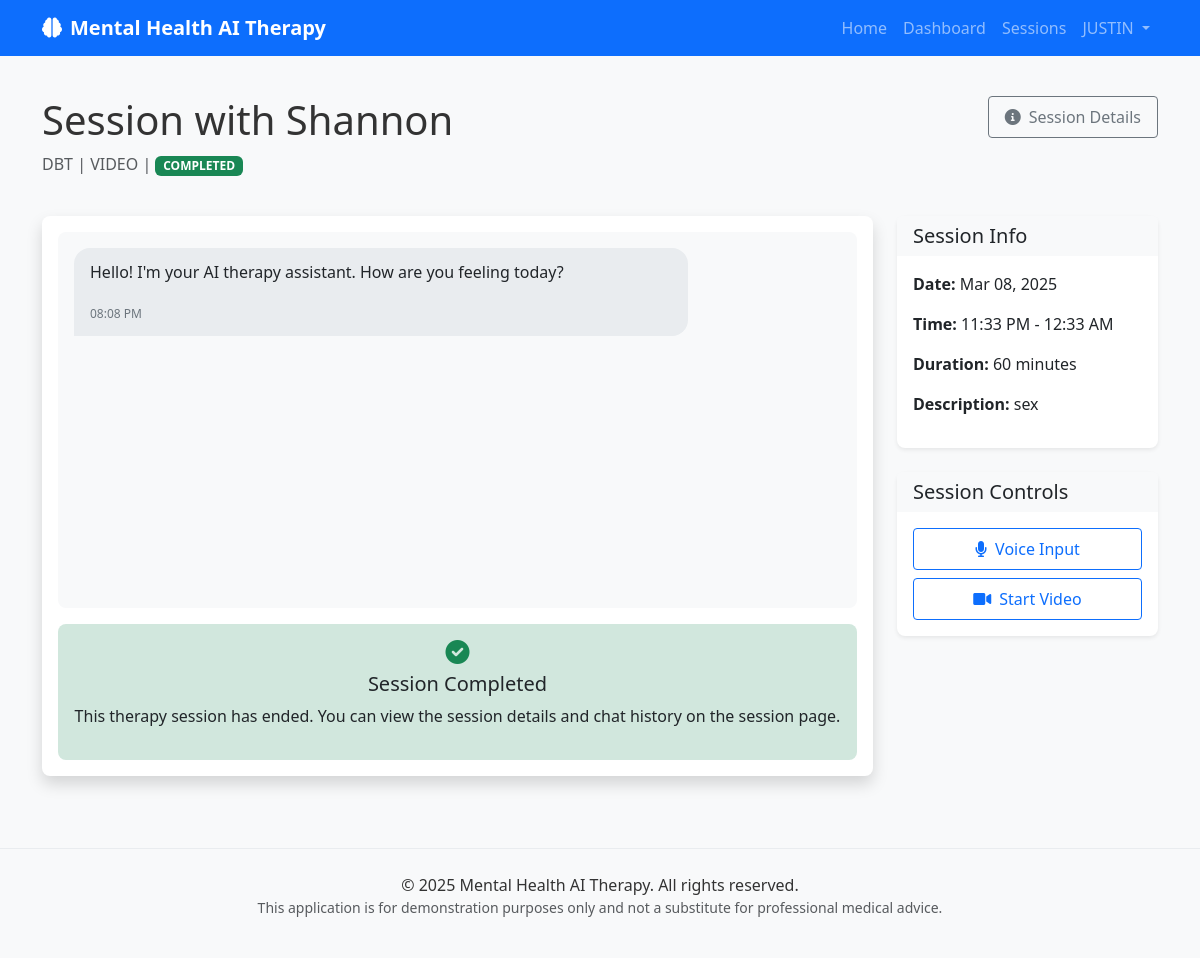
Page /sessions/1/chat (signed in) on the committed database.
### web_app.py (models this page shows)
class User(Base):
    __tablename__ = "users"
    id = Column(Integer, primary_key=True, index=True)
    email = Column(String, unique=True, index=True, nullable=False)
    hashed_password = Column(String, nullable=False)
    full_name = Column(String)
    phone_number = Column(String)
    is_active = Column(Boolean, default=True)
    is_superuser = Column(Boolean, default=False)
    bio = Column(Text)
    preferences = Column(JSON, default={})
    data_permissions = Column(JSON, default={})
    emergency_contact_name = Column(String)
    emergency_contact_phone = Column(String)
    emergency_contact_relation = Column(String)
    created_at = Column(DateTime, default=datetime.now)
    updated_at = Column(DateTime, default=datetime.now, onupdate=datetime.now)
    therapy_sessions = relationship("TherapySession", back_populates="user")

class TherapySession(Base):
    __tablename__ = "therapy_sessions"
    id = Column(Integer, primary_key=True, index=True)
    user_id = Column(Integer, ForeignKey("users.id"), nullable=False)
    session_type = Column(String, nullable=False)  # VOICE, VIDEO, TEXT, CHECK_IN
    therapy_approach = Column(String, nullable=False)  # CBT, DBT, MINDFULNESS, etc.
    scheduled_start = Column(DateTime, nullable=False)
    scheduled_end = Column(DateTime, nullable=False)
    actual_start = Column(DateTime)
    actual_end = Column(DateTime)
    status = Column(String, default="SCHEDULED")  # SCHEDULED, IN_PROGRESS, COMPLETED, CANCELLED, MISSED
    title = Column(String)
    description = Column(Text)
    goals = Column(JSON, default=[])
    notes = Column(Text)
    recording_url = Column(String)
    is_recorded = Column(Boolean, default=False)
    created_at = Column(DateTime, default=datetime.now)
    updated_at = Column(DateTime, default=datetime.now, onupdate=datetime.now)
    user = relationship("User", back_populates="therapy_sessions")
    messages = relationship("TherapyMessage", back_populates="session", cascade="all, delete-orphan")

### web_app.py (the view, shortened to what this page needs)
@app.route('/sessions/<int:session_id>/chat', methods=['GET', 'POST'])
@login_required
def session_chat(session_id):
    db_session = get_db()
    try:
        user = get_current_user()
        session = db_session.query(TherapySession).filter_by(id=session_id, user_id=user.id).first()
        if session is None:
            abort(404)  # Return 404 if session not found
        messages = db_session.query(TherapyMessage).filter_by(session_id=session_id).order_by(TherapyMessage.timestamp).all()
        now = datetime.now()
        return render_template('session_chat.html', user=user, session=session, messages=messages, now=now)
    finally:
        db_session.close()

### web_app.py (called while the page is built)
def get_db():
    if 'db' not in g:
        g.db = SessionLocal()
    return g.db

def login_required(f):
    @wraps(f)
    def decorated_function(*args, **kwargs):
        if 'user_id' not in session:
            flash('Please log in to access this page', 'warning')
            return redirect(url_for('login', next=request.url))
        return f(*args, **kwargs)
    return decorated_function

def get_current_user():
    if 'user_id' in session:
        db = get_db()
        return db.query(User).filter(User.id == session['user_id']).first()
    return None

### templates/session_chat.html (shortened to what this page needs)
{% extends "base.html" %}
{% block content %}
<div id="session-container" data-session-id="{{ session.id }}">
    <div class="row mb-4">
        <div class="col-md-8">
            <h1 class="mb-2">{{ session.title }}</h1>
            <p class="text-muted">
                {{ session.therapy_approach }} | {{ session.session_type }} |
                <span id="session-status" class="badge {% if session.status == 'IN_PROGRESS' %}bg-info{% elif session.status == 'COMPLETED' %}bg-success{% else %}bg-primary{% endif %}">
                    {{ session.status }}
                </span>
            </p>
        </div>
        <div class="col-md-4 text-md-end">
            <a href="{{ url_for('view_session', session_id=session.id) }}" class="btn btn-outline-secondary">
                <i class="fas fa-info-circle me-2"></i>Session Details
            </a>
        </div>
    </div>
    <div class="row">
        <div class="col-md-9">
            <div class="card shadow">
                <div class="card-body chat-container">
                    <div class="chat-messages" id="chat-messages">
                        {% if messages %}
                            {% for message in messages %}
                                <div class="message {% if message.is_from_ai %}ai-message{% else %}user-message{% endif %}">
                                    <p>{{ message.content }}</p>
                                    <span class="message-time">{{ message.timestamp.strftime('%I:%M %p') }}</span>
                                </div>
                            {% endfor %}
                        {% else %}
                            <div class="message ai-message">
                                <p>Hello! I'm your AI therapy assistant. How are you feeling today?</p>
                                <span class="message-time">{{ now.strftime('%I:%M %p') }}</span>
                            </div>
                        {% endif %}
                    </div>
                    <div id="session-completed-message" class="session-completed-message {% if session.status == 'COMPLETED' %}d-block{% endif %}">
                        <i class="fas fa-check-circle text-success fs-4 mb-2"></i>
                        <h5>Session Completed</h5>
                        <p>This therapy session has ended. You can view the session details and chat history on the session page.</p>
                    </div>
                </div>
            </div>
        </div>
        <div class="col-md-3">
            <div class="card shadow-sm mb-4">
                <div class="card-header bg-light">
                    <h5 class="card-title mb-0">Session Info</h5>
                </div>
                <div class="card-body">
                    <p><strong>Date:</strong> {{ session.scheduled_start.strftime('%b %d, %Y') }}</p>
                    <p><strong>Time:</strong> {{ session.scheduled_start.strftime('%I:%M %p') }} - {{ session.scheduled_end.strftime('%I:%M %p') }}</p>
                    <p><strong>Duration:</strong> {{ ((session.scheduled_end - session.scheduled_start).total_seconds() / 60)|int }} minutes</p>
                    {% if session.description %}
                        <p><strong>Description:</strong> {{ session.description }}</p>
                    {% endif %}
                </div>
            </div>
            <div class="card shadow-sm">
                <div class="card-header bg-light">
                    <h5 class="card-title mb-0">Session Controls</h5>
                </div>
                <div class="card-body">
                    <div class="d-grid gap-2">
                        <button class="btn btn-outline-primary" type="button" id="voice-input-btn">
                            <i class="fas fa-microphone me-2"></i>Voice Input
                        </button>
                        {% if session.session_type == 'VIDEO' %}
                            <button class="btn btn-outline-primary" type="button" id="start-video-btn">
                                <i class="fas fa-video me-2"></i>Start Video
                            </button>
                        {% endif %}
                    </div>
                </div>
            </div>
        </div>
    </div>
</div>
{% endblock %}

### templates/base.html (shortened to what this page needs)
<!DOCTYPE html>
<html lang="en">
<head>
    <link href="https://cdn.jsdelivr.net/npm/bootstrap@5.3.0-alpha1/dist/css/bootstrap.min.css" rel="stylesheet">
    <link rel="stylesheet" href="https://cdnjs.cloudflare.com/ajax/libs/font-awesome/6.0.0/css/all.min.css">
    <link rel="stylesheet" href="{{ url_for('static', filename='css/style.css') }}">
</head>
<body>
    <nav class="navbar navbar-expand-lg navbar-dark bg-primary">
        <div class="container">
            <a class="navbar-brand" href="{{ url_for('index') }}">
                <i class="fas fa-brain me-2"></i>Mental Health AI Therapy
            </a>
            <div class="collapse navbar-collapse" id="navbarNav">
                <ul class="navbar-nav ms-auto">
                    <li class="nav-item">
                        <a class="nav-link" href="{{ url_for('index') }}">Home</a>
                    </li>
                    {% if user %}
                        <li class="nav-item">
                            <a class="nav-link" href="{{ url_for('dashboard') }}">Dashboard</a>
                        </li>
                        <li class="nav-item">
                            <a class="nav-link" href="{{ url_for('sessions') }}">Sessions</a>
                        </li>
                        <li class="nav-item dropdown">
                            <a class="nav-link dropdown-toggle" href="#" id="navbarDropdown" role="button" data-bs-toggle="dropdown">
                                {{ user.full_name or user.email }}
                            </a>
                        </li>
                    {% endif %}
                </ul>
            </div>
        </div>
    </nav>
    <main class="container py-4">
        {% block content %}{% endblock %}
    </main>
    <footer class="bg-light py-4 mt-5">
        <div class="container text-center">
            <p class="mb-0">&copy; 2025 Mental Health AI Therapy. All rights reserved.</p>
            <p class="small text-muted">This application is for demonstration purposes only and not a substitute for professional medical advice.</p>
        </div>
    </footer>
</body>
</html>

### static/css/style.css (style rules this page uses)
body { font-family: 'Segoe UI', Tahoma, Geneva, Verdana, sans-serif; color: #333; background-color: #f8f9fa; }
.navbar-brand { font-weight: 600; }
.card { border-radius: 0.5rem; border: none; box-shadow: 0 0.125rem 0.25rem rgba(0, 0, 0, 0.075); transition: all 0.3s ease; }
.card-header { border-bottom: none; font-weight: 600; }
.btn { border-radius: 0.25rem; padding: 0.5rem 1rem; font-weight: 500; }
.message { position: relative; margin-bottom: 1.5rem; max-width: 80%; }
footer { margin-top: 3rem; padding: 2rem 0; background-color: #f8f9fa; border-top: 1px solid #e9ecef; }

### templates/session_chat.html (style rules this page uses)
.chat-container { height: 70vh; display: flex; flex-direction: column; }
.chat-messages { flex: 1; overflow-y: auto; padding: 1rem; background-color: #f8f9fa; border-radius: 0.5rem; }
.message { margin-bottom: 1rem; max-width: 80%; }
.ai-message { margin-right: auto; background-color: #e9ecef; color: #212529; border-radius: 1rem 1rem 1rem 0; padding: 0.75rem 1rem; }
.message-time { font-size: 0.75rem; color: #6c757d; margin-top: 0.25rem; text-align: right; }
.session-completed-message { display: none; text-align: center; padding: 1rem; background-color: #d1e7dd; border-radius: 0.5rem; margin-top: 1rem; }

### rows in the picture
User: full_name "JUSTIN"
TherapySession: title "Session with Shannon", therapy_approach "DBT", session_type "VIDEO", status "COMPLETED", scheduled_start "Mar 08, 2025", scheduled_start "11:33 PM", scheduled_end "12:33 AM", scheduled_end+scheduled_start "60", description "sex"

### other values in the picture
{{ now.strftime('%I:%M %p') }} "08:08 PM"
